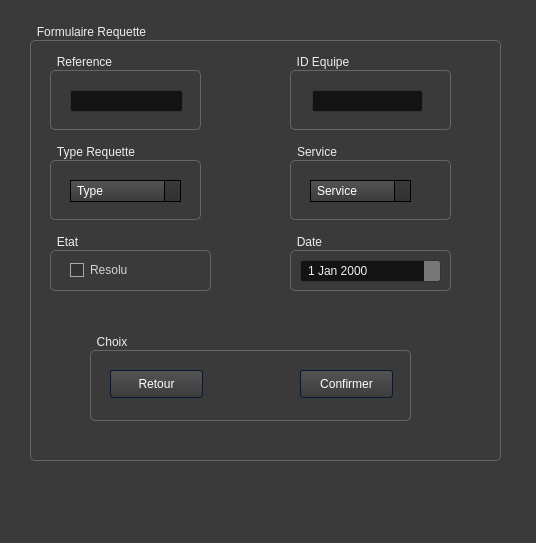
<?xml version="1.0" encoding="UTF-8"?>
<ui version="4.0">
 <class>AddW</class>
 <widget class="QDialog" name="AddW">
  <property name="geometry">
   <rect>
    <x>0</x>
    <y>0</y>
    <width>536</width>
    <height>543</height>
   </rect>
  </property>
  <property name="windowTitle">
   <string>Dialog</string>
  </property>
  <property name="styleSheet">
   <string notr="true">/*-----QWidget-----*/
QWidget
{
	background-color: #3a3a3a;
	color: #fff;
	selection-background-color: #b78620;
	selection-color: #000;

}


/*-----QLabel-----*/
QLabel
{
	background-color: transparent;
	color: #fff;

}


/*-----QMenuBar-----*/
QMenuBar 
{
	background-color: qlineargradient(spread:repeat, x1:1, y1:0, x2:1, y2:1, stop:0 rgba(57, 57, 57, 255),stop:1 rgba(50, 50, 50, 255));
	border: 1px solid #000;
	color: #fff;

}


QMenuBar::item 
{
	background-color: transparent;

}


QMenuBar::item:selected 
{
	background-color: rgba(183, 134, 32, 20%);
	border: 1px solid #b78620;
	color: #fff;

}


QMenuBar::item:pressed 
{
	background-color: rgb(183, 134, 32);
	border: 1px solid #b78620;
	color: #fff;

}


/*-----QMenu-----*/
QMenu
{
    background-color: qlineargradient(spread:repeat, x1:1, y1:0, x2:1, y2:1, stop:0 rgba(57, 57, 57, 255),stop:1 rgba(50, 50, 50, 255));
    border: 1px solid #222;
    padding: 4px;
	color: #fff;

}


QMenu::item
{
    background-color: transparent;
    padding: 2px 20px 2px 20px;

}


QMenu::separator
{
   	background-color: rgb(183, 134, 32);
	height: 1px;

}


QMenu::item:disabled
{
    color: #555;
    background-color: transparent;
    padding: 2px 20px 2px 20px;

}


QMenu::item:selected
{
	background-color: rgba(183, 134, 32, 20%);
	border: 1px solid #b78620;
	color: #fff;

}


/*-----QToolBar-----*/
QToolBar
{
	background-color: qlineargradient(spread:repeat, x1:1, y1:0, x2:1, y2:1, stop:0 rgba(69, 69, 69, 255),stop:1 rgba(58, 58, 58, 255));
	border-top: none;
	border-bottom: 1px solid #4f4f4f;
	border-left: 1px solid #4f4f4f;
	border-right: 1px solid #4f4f4f;

}


QToolBar::separator
{
	background-color: #2e2e2e;
	width: 1px;

}


/*-----QToolButton-----*/
QToolButton 
{
	background-color: transparent;
	color: #fff;
	padding: 5px;
	padding-left: 8px;
	padding-right: 8px;
	margin-left: 1px;
}


QToolButton:hover
{
	background-color: rgba(183, 134, 32, 20%);
	border: 1px solid #b78620;
	color: #fff;
	
}


QToolButton:pressed
{
	background-color: qlineargradient(spread:repeat, x1:1, y1:0, x2:1, y2:1, stop:0 rgba(57, 57, 57, 255),stop:1 rgba(50, 50, 50, 255));
	border: 1px solid #b78620;

}


QToolButton:checked
{
	background-color: qlineargradient(spread:repeat, x1:1, y1:0, x2:1, y2:1, stop:0 rgba(57, 57, 57, 255),stop:1 rgba(50, 50, 50, 255));
	border: 1px solid #222;
}


/*-----QPushButton-----*/
QPushButton
{
	background-color: qlineargradient(spread:repeat, x1:1, y1:0, x2:1, y2:1, stop:0 rgba(84, 84, 84, 255),stop:1 rgba(59, 59, 59, 255));
	color: #ffffff;
	min-width: 80px;
	border-style: solid;
	border-width: 1px;
	border-radius: 3px;
	border-color: #051a39;
	padding: 5px;

}


QPushButton::flat
{
	background-color: transparent;
	border: none;
	color: #fff;

}


QPushButton::disabled
{
	background-color: #404040;
	color: #656565;
	border-color: #051a39;

}


QPushButton::hover
{
	background-color: rgba(183, 134, 32, 20%);
	border: 1px solid #b78620;

}


QPushButton::pressed
{
	background-color: qlineargradient(spread:repeat, x1:1, y1:0, x2:1, y2:1, stop:0 rgba(74, 74, 74, 255),stop:1 rgba(49, 49, 49, 255));
	border: 1px solid #b78620;

}


QPushButton::checked
{
	background-color: qlineargradient(spread:repeat, x1:1, y1:0, x2:1, y2:1, stop:0 rgba(74, 74, 74, 255),stop:1 rgba(49, 49, 49, 255));
	border: 1px solid #222;

}


/*-----QLineEdit-----*/
QLineEdit
{
	background-color: #131313;
	color : #eee;
	border: 1px solid #343434;
	border-radius: 2px;
	padding: 3px;
	padding-left: 5px;

}


/*-----QPlainTExtEdit-----*/
QPlainTextEdit
{
	background-color: #131313;
	color : #eee;
	border: 1px solid #343434;
	border-radius: 2px;
	padding: 3px;
	padding-left: 5px;

}


/*-----QTabBar-----*/
QTabBar::tab
{
	background-color: qlineargradient(spread:repeat, x1:1, y1:0, x2:1, y2:1, stop:0 rgba(84, 84, 84, 255),stop:1 rgba(59, 59, 59, 255));
	color: #ffffff;
	border-style: solid;
	border-width: 1px;
	border-color: #666;
	border-bottom: none;
	padding: 5px;
	padding-left: 15px;
	padding-right: 15px;

}


QTabWidget::pane 
{
	background-color: red;
	border: 1px solid #666;
	top: 1px;

}


QTabBar::tab:last
{
	margin-right: 0; 

}


QTabBar::tab:first:!selected
{
	background-color: #0c0c0d;
	margin-left: 0px;

}


QTabBar::tab:!selected
{
	color: #b1b1b1;
	border-bottom-style: solid;
	background-color: #0c0c0d;

}


QTabBar::tab:selected
{
	margin-bottom: 0px;

}


QTabBar::tab:!selected:hover
{
	border-top-color: #b78620;

}


/*-----QComboBox-----*/
QComboBox
{
    background-color: qlineargradient(spread:repeat, x1:1, y1:0, x2:1, y2:1, stop:0 rgba(84, 84, 84, 255),stop:1 rgba(59, 59, 59, 255));
    border: 1px solid #000;
    padding-left: 6px;
    color: #ffffff;
    height: 20px;

}


QComboBox::disabled
{
	background-color: #404040;
	color: #656565;
	border-color: #051a39;

}


QComboBox:on
{
    background-color: #b78620;
	color: #000;

}


QComboBox QAbstractItemView
{
    background-color: #383838;
    color: #ffffff;
    border: 1px solid black;
    selection-background-color: #b78620;
    outline: 0;

}


QComboBox::drop-down
{
	background-color: qlineargradient(spread:repeat, x1:1, y1:0, x2:1, y2:1, stop:0 rgba(57, 57, 57, 255),stop:1 rgba(50, 50, 50, 255));
    subcontrol-origin: padding;
    subcontrol-position: top right;
    width: 15px;
    border-left-width: 1px;
    border-left-color: black;
    border-left-style: solid; 

}


QComboBox::down-arrow
{
    image: url(://arrow-down.png);
    width: 8px;
    height: 8px;
}


/*-----QSpinBox &amp; QDateTimeEdit-----*/
QSpinBox,
QDateTimeEdit 
{
    background-color: #131313;
	color : #eee;
	border: 1px solid #343434;
	padding: 3px;
	padding-left: 5px;
    border-radius : 2px;

}


QSpinBox::up-button, 
QDateTimeEdit::up-button
{
	border-top-right-radius:2px;
	background-color: #777777;
    width: 16px; 
    border-width: 1px;

}


QSpinBox::up-button:hover, 
QDateTimeEdit::up-button:hover
{
	background-color: #585858;

}


QSpinBox::up-button:pressed, 
QDateTimeEdit::up-button:pressed
{
	background-color: #252525;
    width: 16px; 
    border-width: 1px;

}


QSpinBox::up-arrow,
QDateTimeEdit::up-arrow
{
    image: url(://arrow-up.png);
    width: 7px;
    height: 7px;

}


QSpinBox::down-button, 
QDateTimeEdit::down-button
{
	border-bottom-right-radius:2px;
	background-color: #777777;
    width: 16px; 
    border-width: 1px;

}


QSpinBox::down-button:hover, 
QDateTimeEdit::down-button:hover
{
	background-color: #585858;

}


QSpinBox::down-button:pressed, 
QDateTimeEdit::down-button:pressed
{
	background-color: #252525;
    width: 16px; 
    border-width: 1px;

}


QSpinBox::down-arrow,
QDateTimeEdit::down-arrow
{
    image: url(://arrow-down.png);
    width: 7px;
    height: 7px;

}


/*-----QGroupBox-----*/
QGroupBox 
{
    border: 1px solid;
    border-color: #666666;
	border-radius: 5px;
    margin-top: 20px;

}


QGroupBox::title  
{
    background-color: transparent;
    color: #eee;
    subcontrol-origin: margin;
    padding: 5px;
	border-top-left-radius: 3px;
	border-top-right-radius: 3px;

}


/*-----QHeaderView-----*/
QHeaderView::section
{
    background-color: qlineargradient(spread:repeat, x1:1, y1:0, x2:1, y2:1, stop:0 rgba(60, 60, 60, 255),stop:1 rgba(50, 50, 50, 255));
	border: 1px solid #000;
    color: #fff;
    text-align: left;
	padding: 4px;
	
}


QHeaderView::section:disabled
{
    background-color: #525251;
    color: #656565;

}


QHeaderView::section:checked
{
    background-color: qlineargradient(spread:repeat, x1:1, y1:0, x2:1, y2:1, stop:0 rgba(60, 60, 60, 255),stop:1 rgba(50, 50, 50, 255));
    color: #fff;

}


QHeaderView::section::vertical::first,
QHeaderView::section::vertical::only-one
{
    border-top: 1px solid #353635;

}


QHeaderView::section::vertical
{
    border-top: 1px solid #353635;

}


QHeaderView::section::horizontal::first,
QHeaderView::section::horizontal::only-one
{
    border-left: 1px solid #353635;

}


QHeaderView::section::horizontal
{
    border-left: 1px solid #353635;

}


QTableCornerButton::section
{
    background-color: qlineargradient(spread:repeat, x1:1, y1:0, x2:1, y2:1, stop:0 rgba(60, 60, 60, 255),stop:1 rgba(50, 50, 50, 255));
	border: 1px solid #000;
    color: #fff;

}


/*-----QTreeWidget-----*/
QTreeView
{
	show-decoration-selected: 1;
	alternate-background-color: #3a3a3a;
	selection-color: #fff;
	background-color: #2d2d2d;
	border: 1px solid gray;
	padding-top : 5px;
	color: #fff;
	font: 8pt;

}


QTreeView::item:selected
{
	color:#fff;
	background-color: #b78620;
	border-radius: 0px;

}


QTreeView::item:!selected:hover
{
    background-color: #262626;
    border: none;
    color: white;

}


QTreeView::branch:has-children:!has-siblings:closed,
QTreeView::branch:closed:has-children:has-siblings 
{
	image: url(://tree-closed.png);

}


QTreeView::branch:open:has-children:!has-siblings,
QTreeView::branch:open:has-children:has-siblings  
{
	image: url(://tree-open.png);

}


/*-----QListView-----*/
QListView 
{
	background-color: qlineargradient(spread:repeat, x1:1, y1:0, x2:1, y2:1, stop:0 rgba(83, 83, 83, 255),stop:0.293269 rgba(81, 81, 81, 255),stop:0.634615 rgba(79, 79, 79, 255),stop:1 rgba(83, 83, 83, 255));
    border : none;
    color: white;
    show-decoration-selected: 1; 
    outline: 0;
	border: 1px solid gray;

}


QListView::disabled 
{
	background-color: #656565;
	color: #1b1b1b;
    border: 1px solid #656565;

}


QListView::item 
{
	background-color: #2d2d2d;
    padding: 1px;

}


QListView::item:alternate 
{
    background-color: #3a3a3a;

}


QListView::item:selected 
{
	background-color: #b78620;
	border: 1px solid #b78620;
	color: #fff;

}


QListView::item:selected:!active 
{
	background-color: #b78620;
	border: 1px solid #b78620;
	color: #fff;

}


QListView::item:selected:active 
{
	background-color: #b78620;
	border: 1px solid #b78620;
	color: #fff;

}


QListView::item:hover {
    background-color: #262626;
    border: none;
    color: white;

}


/*-----QCheckBox-----*/
QCheckBox
{
	background-color: transparent;
    color: lightgray;
	border: none;

}


QCheckBox::indicator
{
    background-color: #323232;
    border: 1px solid darkgray;
    width: 12px;
    height: 12px;

}


QCheckBox::indicator:checked
{
    image:url(&quot;./ressources/check.png&quot;);
	background-color: #b78620;
    border: 1px solid #3a546e;

}


QCheckBox::indicator:unchecked:hover
{
	border: 1px solid #b78620; 

}


QCheckBox::disabled
{
	color: #656565;

}


QCheckBox::indicator:disabled
{
	background-color: #656565;
	color: #656565;
    border: 1px solid #656565;

}

/*-----QSlider-----*/
QSlider::groove:horizontal 
{
	background-color: transparent;
	height: 3px;

}


QSlider::sub-page:horizontal 
{
	background-color: #b78620;

}


QSlider::add-page:horizontal 
{
	background-color: #131313;

}


QSlider::handle:horizontal 
{
	background-color: #b78620;
	width: 14px;
	margin-top: -6px;
	margin-bottom: -6px;
	border-radius: 6px;

}


QSlider::handle:horizontal:hover 
{
	background-color: #d89e25;
	border-radius: 6px;

}


QSlider::sub-page:horizontal:disabled 
{
	background-color: #bbb;
	border-color: #999;

}


QSlider::add-page:horizontal:disabled 
{
	background-color: #eee;
	border-color: #999;

}


QSlider::handle:horizontal:disabled 
{
	background-color: #eee;
	border: 1px solid #aaa;
	border-radius: 3px;

}


/*-----QScrollBar-----*/
QScrollBar:horizontal
{
    border: 1px solid #222222;
    background-color: #3d3d3d;
    height: 15px;
    margin: 0px 16px 0 16px;

}


QScrollBar::handle:horizontal
{
	background-color: qlineargradient(spread:repeat, x1:1, y1:0, x2:1, y2:1, stop:0 rgba(97, 97, 97, 255),stop:1 rgba(90, 90, 90, 255));
	border: 1px solid #2d2d2d;
    min-height: 20px;

}


QScrollBar::add-line:horizontal
{
	background-color: qlineargradient(spread:repeat, x1:1, y1:0, x2:1, y2:1, stop:0 rgba(97, 97, 97, 255),stop:1 rgba(90, 90, 90, 255));
	border: 1px solid #2d2d2d;
    width: 15px;
    subcontrol-position: right;
    subcontrol-origin: margin;

}


QScrollBar::sub-line:horizontal
{
	background-color: qlineargradient(spread:repeat, x1:1, y1:0, x2:1, y2:1, stop:0 rgba(97, 97, 97, 255),stop:1 rgba(90, 90, 90, 255));
	border: 1px solid #2d2d2d;
    width: 15px;
    subcontrol-position: left;
    subcontrol-origin: margin;

}


QScrollBar::right-arrow:horizontal
{
    image: url(://arrow-right.png);
    width: 6px;
    height: 6px;

}


QScrollBar::left-arrow:horizontal
{
    image: url(://arrow-left.png);
    width: 6px;
    height: 6px;

}


QScrollBar::add-page:horizontal, QScrollBar::sub-page:horizontal
{
    background: none;

}


QScrollBar:vertical
{
    background-color: #3d3d3d;
    width: 16px;
	border: 1px solid #2d2d2d;
    margin: 16px 0px 16px 0px;

}


QScrollBar::handle:vertical
{
    background-color: qlineargradient(spread:repeat, x1:1, y1:0, x2:1, y2:1, stop:0 rgba(97, 97, 97, 255),stop:1 rgba(90, 90, 90, 255));
	border: 1px solid #2d2d2d;
    min-height: 20px;

}


QScrollBar::add-line:vertical
{
	background-color: qlineargradient(spread:repeat, x1:1, y1:0, x2:1, y2:1, stop:0 rgba(97, 97, 97, 255),stop:1 rgba(90, 90, 90, 255));
	border: 1px solid #2d2d2d;
    height: 15px;
    subcontrol-position: bottom;
    subcontrol-origin: margin;

}


QScrollBar::sub-line:vertical
{
	background-color: qlineargradient(spread:repeat, x1:1, y1:0, x2:1, y2:1, stop:0 rgba(97, 97, 97, 255),stop:1 rgba(90, 90, 90, 255));
	border: 1px solid #2d2d2d;
    height: 15px;
    subcontrol-position: top;
    subcontrol-origin: margin;

}


QScrollBar::up-arrow:vertical
{
    image: url(://arrow-up.png);
    width: 6px;
    height: 6px;

}


QScrollBar::down-arrow:vertical
{
    image: url(://arrow-down.png);
    width: 6px;
    height: 6px;

}


QScrollBar::add-page:vertical, QScrollBar::sub-page:vertical
{
    background: none;

}</string>
  </property>
  <widget class="QGroupBox" name="groupBox_8">
   <property name="geometry">
    <rect>
     <x>30</x>
     <y>20</y>
     <width>471</width>
     <height>441</height>
    </rect>
   </property>
   <property name="title">
    <string>Formulaire Requette</string>
   </property>
   <widget class="QGroupBox" name="groupBox">
    <property name="geometry">
     <rect>
      <x>20</x>
      <y>30</y>
      <width>151</width>
      <height>80</height>
     </rect>
    </property>
    <property name="title">
     <string>Reference</string>
    </property>
    <widget class="QLineEdit" name="AddRqRef">
     <property name="geometry">
      <rect>
       <x>20</x>
       <y>40</y>
       <width>113</width>
       <height>22</height>
      </rect>
     </property>
    </widget>
   </widget>
   <widget class="QGroupBox" name="groupBox_2">
    <property name="geometry">
     <rect>
      <x>260</x>
      <y>30</y>
      <width>161</width>
      <height>80</height>
     </rect>
    </property>
    <property name="title">
     <string>ID Equipe</string>
    </property>
    <widget class="QLineEdit" name="AddRqIdEq">
     <property name="geometry">
      <rect>
       <x>22</x>
       <y>40</y>
       <width>111</width>
       <height>22</height>
      </rect>
     </property>
    </widget>
   </widget>
   <widget class="QGroupBox" name="groupBox_3">
    <property name="geometry">
     <rect>
      <x>20</x>
      <y>120</y>
      <width>151</width>
      <height>80</height>
     </rect>
    </property>
    <property name="title">
     <string>Type Requette</string>
    </property>
    <widget class="QComboBox" name="AddRqTypeRq">
     <property name="geometry">
      <rect>
       <x>20</x>
       <y>40</y>
       <width>111</width>
       <height>22</height>
      </rect>
     </property>
     <item>
      <property name="text">
       <string>Type</string>
      </property>
     </item>
     <item>
      <property name="text">
       <string>Preventive</string>
      </property>
     </item>
     <item>
      <property name="text">
       <string>Curative</string>
      </property>
     </item>
     <item>
      <property name="text">
       <string>Reparation</string>
      </property>
     </item>
     <item>
      <property name="text">
       <string>Installation</string>
      </property>
     </item>
    </widget>
   </widget>
   <widget class="QGroupBox" name="groupBox_6">
    <property name="geometry">
     <rect>
      <x>260</x>
      <y>210</y>
      <width>161</width>
      <height>61</height>
     </rect>
    </property>
    <property name="title">
     <string>Date</string>
    </property>
    <widget class="QDateEdit" name="DateAjoutEdit">
     <property name="geometry">
      <rect>
       <x>10</x>
       <y>30</y>
       <width>141</width>
       <height>22</height>
      </rect>
     </property>
    </widget>
   </widget>
   <widget class="QGroupBox" name="groupBox_7">
    <property name="geometry">
     <rect>
      <x>20</x>
      <y>210</y>
      <width>161</width>
      <height>61</height>
     </rect>
    </property>
    <property name="title">
     <string>Etat</string>
    </property>
    <widget class="QCheckBox" name="CheckboxRq">
     <property name="geometry">
      <rect>
       <x>20</x>
       <y>30</y>
       <width>83</width>
       <height>20</height>
      </rect>
     </property>
     <property name="text">
      <string>Resolu</string>
     </property>
    </widget>
   </widget>
   <widget class="QGroupBox" name="groupBox_4">
    <property name="geometry">
     <rect>
      <x>260</x>
      <y>120</y>
      <width>161</width>
      <height>80</height>
     </rect>
    </property>
    <property name="title">
     <string>Service</string>
    </property>
    <widget class="QComboBox" name="AddRqServ">
     <property name="geometry">
      <rect>
       <x>20</x>
       <y>40</y>
       <width>101</width>
       <height>22</height>
      </rect>
     </property>
     <item>
      <property name="text">
       <string>Service</string>
      </property>
     </item>
     <item>
      <property name="text">
       <string>Urgence</string>
      </property>
     </item>
     <item>
      <property name="text">
       <string>Pediatrie</string>
      </property>
     </item>
     <item>
      <property name="text">
       <string>Psychiatrie</string>
      </property>
     </item>
     <item>
      <property name="text">
       <string>Secretariat</string>
      </property>
     </item>
     <item>
      <property name="text">
       <string>Neurologie</string>
      </property>
     </item>
    </widget>
   </widget>
   <widget class="QGroupBox" name="groupBox_9">
    <property name="geometry">
     <rect>
      <x>60</x>
      <y>310</y>
      <width>321</width>
      <height>91</height>
     </rect>
    </property>
    <property name="title">
     <string>Choix</string>
    </property>
    <widget class="QPushButton" name="ConfirmerAddRq">
     <property name="geometry">
      <rect>
       <x>210</x>
       <y>40</y>
       <width>93</width>
       <height>28</height>
      </rect>
     </property>
     <property name="text">
      <string>Confirmer</string>
     </property>
    </widget>
    <widget class="QPushButton" name="RetouraAddRq">
     <property name="geometry">
      <rect>
       <x>20</x>
       <y>40</y>
       <width>93</width>
       <height>28</height>
      </rect>
     </property>
     <property name="text">
      <string>Retour</string>
     </property>
    </widget>
   </widget>
  </widget>
 </widget>
 <resources/>
 <connections/>
</ui>
